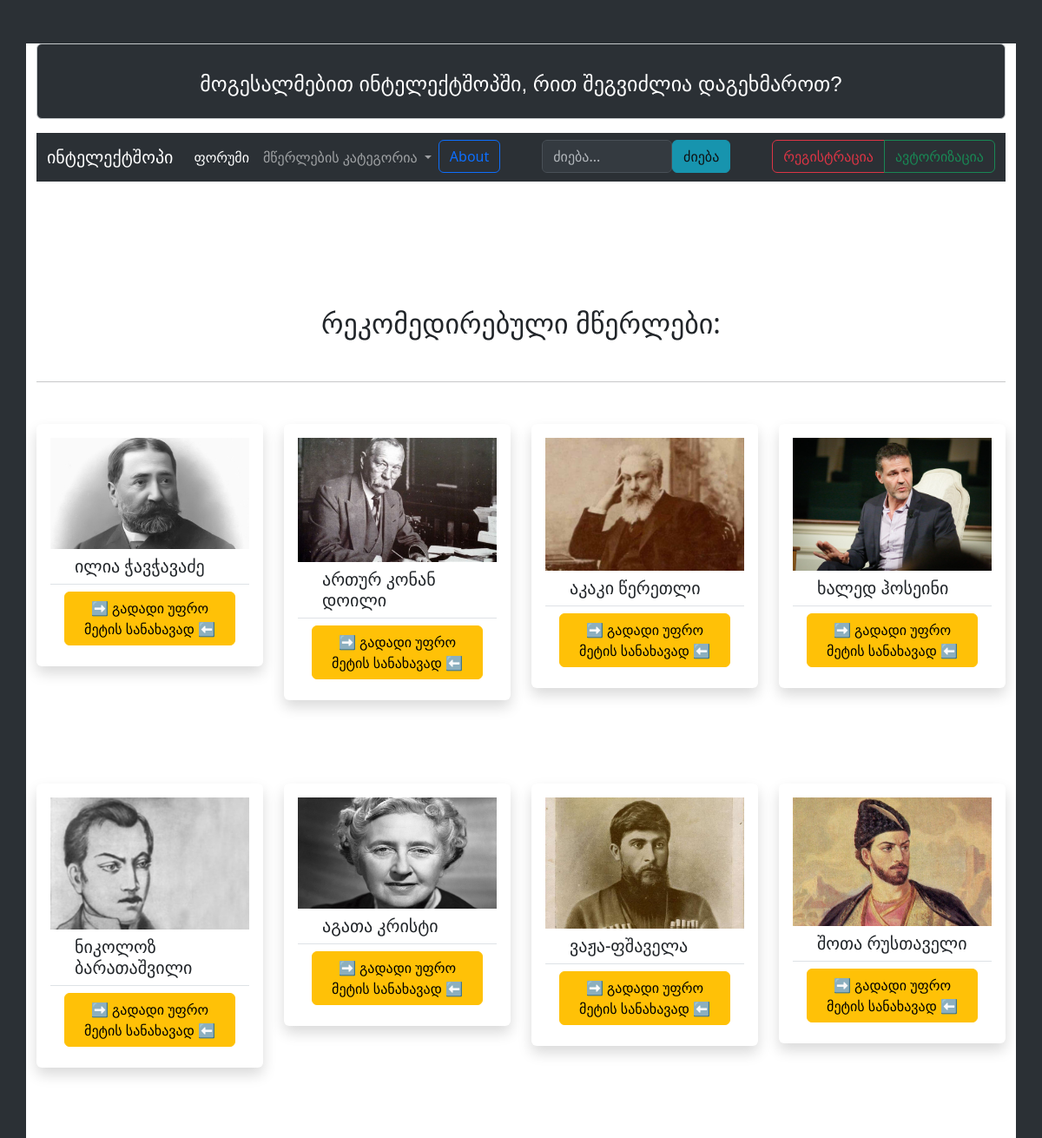
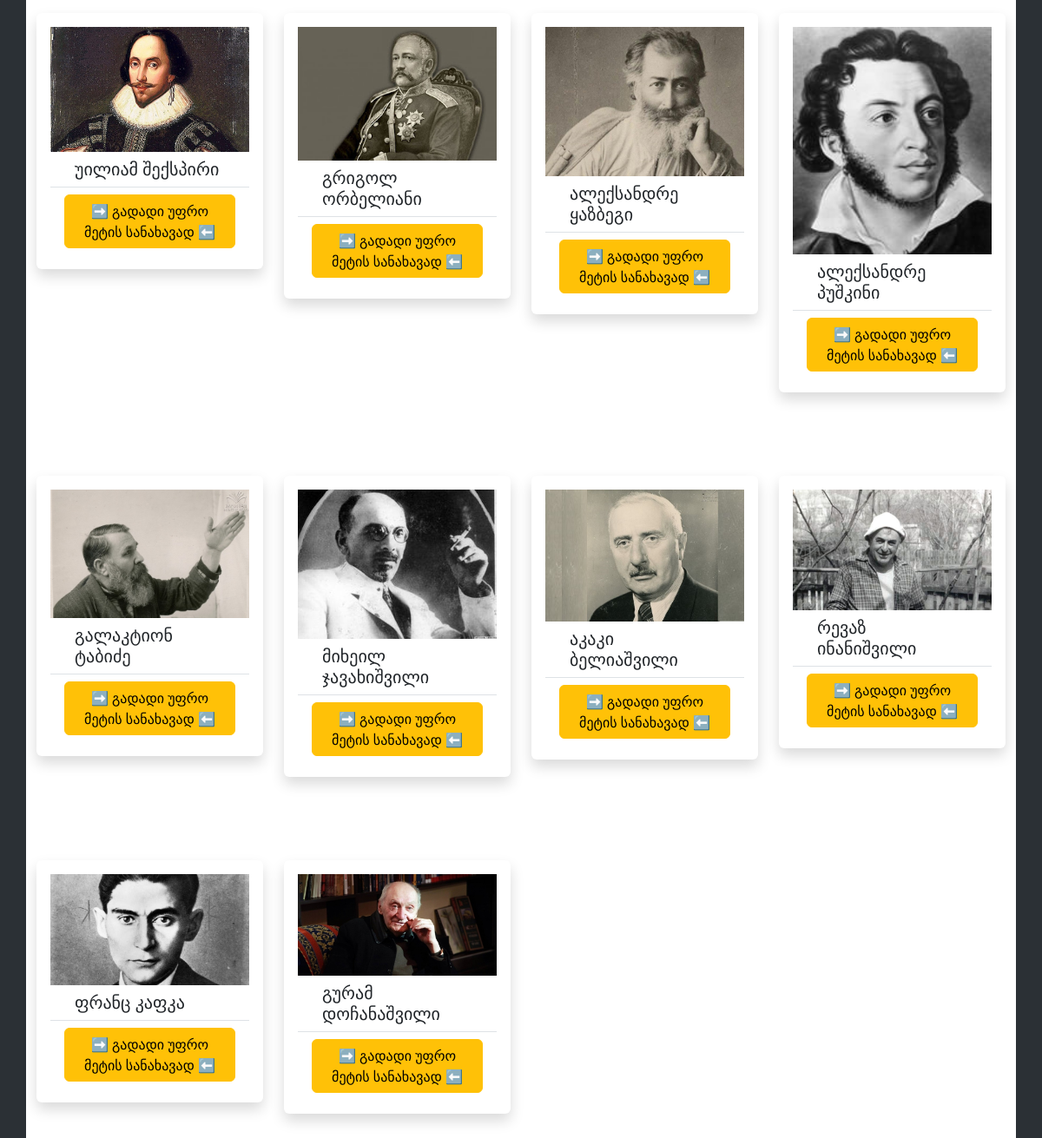
The page / on the database its author committed (2 pictures, top to bottom).
### models.py (models this page shows, shortened)
class BaseModel:
    def create(self):
        db.session.add(self)
        db.session.commit()

class Writeri(db.Model, BaseModel):
    id = db.Column(db.Integer, primary_key=True)
    category_id=db.Column(db.Integer, db.ForeignKey("writer_category.id"))
    name = db.Column(db.String)
    img = db.Column(db.String)
    description = db.Column(db.String)
    category=db.relationship("WriterCategory", back_populates="writers")

### routes.py (the view)
@app.route("/")
def index():
    mwerlebi = Writeri.query.all()
    return render_template("index.html", writers=mwerlebi)

### templates/index.html (shortened to what this page needs)
{% extends "base.html" %}
{% block siebi %}
  <section id="recommended" class="pt-md-5" style="margin-bottom: 10rem;">
    <h2 class="text-md-center my-5">რეკომედირებული მწერლები:</h2><hr>
    <div class="row row-cols-lg-4 row-cols-md-2 gy-3 row-cols-sm-1">
      {% for writer in writers %}
      <div class="col gy-5">
        <div class="shadow p-3 mb-5 bg-body rounded">
              <img src="/static/{{ writer.img }}" class="card-img-top" alt="{{ writer.name }}">
              <div class="card-body">
                <ul class="list-group list-group-flush">
                  <li class="list-group-item"><h5 class="card-title container">{{ writer.name }}</h5></li>
                  <li class="list-group-item"><a href="/mwerali/{{ writer.id }}" class="btn btn-warning">➡️ გადადი უფრო მეტის სანახავად ⬅️</a></li>
                </ul>
              </div>
            </div>
      </div>
      {% endfor %}
    </div>
  </section>
{% endblock %}

### templates/base.html (shortened to what this page needs)
<!DOCTYPE html>
<html>
<head>
    <link href="/static/main.css" rel="stylesheet">
    <link href="https://cdn.jsdelivr.net/npm/bootstrap@5.3.2/dist/css/bootstrap.min.css" rel="stylesheet"
>
</head>
<body class="container">
<div class="alert alert-secondary container-lg" role="alert" style="background: #2b3035; color: white">
  {% if current_user.role == "admin" %}
    <h1 class="paragraph">გამარჯობა ადმინისტრატორო {{current_user.username}}</h1>
  {% elif current_user.role == "user" %}
  <h1 class="paragraph">სალამი {{current_user.username}}, რისი დათვალიერება გსურთ?</h1>
  {% else %}
  <h1 class="paragraph">მოგესალმებით ინტელექტშოპში, რით შეგვიძლია დაგეხმაროთ?</h1>
  {% endif %}
</div>
<nav class="navbar navbar-expand-lg bg-body-tertiary container" data-bs-theme="dark">
    <div class="container-fluid">
      <a class="navbar-brand" href="/">ინტელექტშოპი</a>
      <div class="collapse navbar-collapse" id="navbarNavDropdown">
        <ul class="navbar-nav">
          <li class="nav-item">
          <li class="nav-item">
            {% if current_user.is_authenticated %}
            <a class="nav-link active" aria-current="page" href="/forum">ფორუმი</a>
            {% else %}
            <a class="nav-link active disabled" aria-current="page" aria-disabled="true" href="#">ფორუმი</a>
            {% endif %}
          <li class="nav-item dropdown">
            <a class="nav-link dropdown-toggle" href="#" role="button" data-bs-toggle="dropdown" aria-expanded="false">
              მწერლების კატეგორია
            </a>
          </li>
          <li class="nav-item">
            <a class="btn btn-outline-primary" href="/about_me">About</a>
          </li>
          <li class="nav-item ms-5">
            <div class="d-flex" role="search">
              {% if current_user.is_authenticated %}
              <input class="form-control" type="search" placeholder="ძიება..." id="searchInput">
              <button class="btn btn-outline-info" type="submit" id="searchButton">ძიება</button>
              {% else %}
              <input class="form-control disabled" type="search" placeholder="ძიება..." id="searchInput" disabled>
              <button class="btn btn-info disabled" type="submit" id="searchButton" disabled>ძიება</button>
              {% endif %}
            </div>
          </li>
          <li class="nav-item">
            <div class="btn-group ms-5" role="group" aria-label="Basic outlined example">
              {% if current_user.is_authenticated %}
              <button type="button" class="btn btn-secondary disabled" disabled>{{current_user.role}} PANEL</button>
              <a href="/logout"><button type="button" class="btn btn-danger">გამოსვლა</button></a>
              {% else %}
              <a href="/registration" class="btn btn-outline-danger">რეგისტრაცია</a>
              <a href="/authorization" class="btn btn-outline-success">ავტორიზაცია</a>
              {% endif %}
            </div>
          </li>
        </ul>
      </div>
    </div>
  </nav>
  {% block siebi %}
  {% endblock %}
</body>
</html>

### static/main.css (style rules this page uses)
html, body { align-self: center; background: #2b3035; }
.alert { margin-top: 50px; background: #2b3035; }
.paragraph { text-align: center; margin-top: 1rem; font-family: sans-serif; font-size: x-large; }
.alert { transition: all 0.5s; }
.col { transition: all 0.75s; margin-top: 1rem; }
.navbar { margin-bottom: 3rem; }

### rows shown on the page
Writeri: img (picture), name "ილია ჭავჭავაძე"
Writeri: img (picture), name "ართურ კონან დოილი"
Writeri: img (picture), name "აკაკი წერეთლი"
Writeri: img (picture), name "ხალედ ჰოსეინი"
Writeri: img (picture), name "ნიკოლოზ ბარათაშვილი"
Writeri: img (picture), name "აგათა კრისტი"
Writeri: img (picture), name "ვაჟა-ფშაველა"
Writeri: img (picture), name "შოთა რუსთაველი"
Writeri: img (picture), name "უილიამ შექსპირი"
Writeri: img (picture), name "გრიგოლ ორბელიანი"
Writeri: img (placeholder picture), name "ალექსანდრე ყაზბეგი"
Writeri: img (picture), name "ალექსანდრე პუშკინი"
Writeri: img (picture), name "გალაკტიონ ტაბიძე"
Writeri: img (picture), name "მიხეილ ჯავახიშვილი"
Writeri: img (picture), name "აკაკი ბელიაშვილი"
Writeri: img (picture), name "რევაზ ინანიშვილი"
Writeri: img (picture), name "ფრანც კაფკა"
Writeri: img (picture), name "გურამ დოჩანაშვილი"
